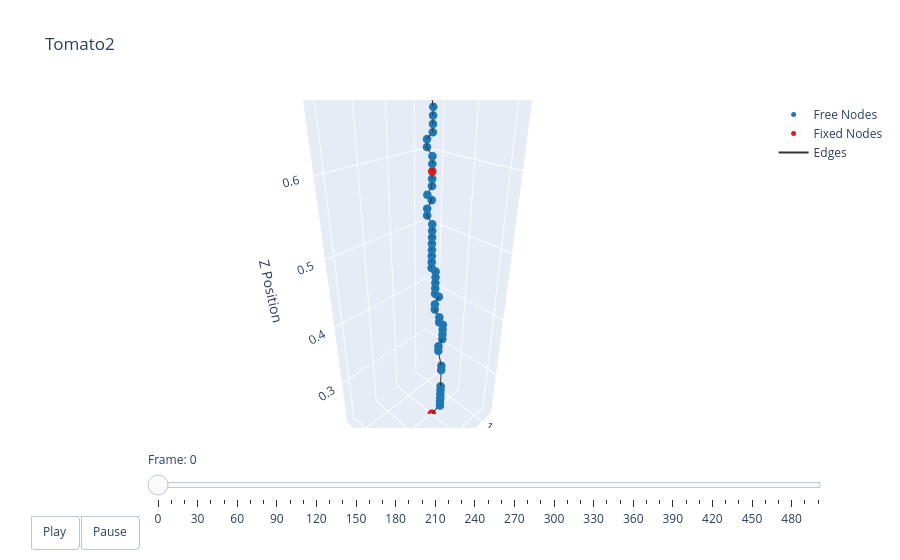

This figure's notebook cell:
### Markdown cell above
### Plotting

### Code cell
t = np.arange(robot.sim_params.total_time, step=robot.sim_params.dt)
options = dismech.AnimationOptions(title='Tomato2', plot_step=10)

fig = dismech.get_interactive_animation_plotly(robot, t, qs , options)
fig.show()

### Figure 1 — Plotly figure (JSON) as saved in the notebook; plotly's stock layout.template omitted (floating-point values rounded to 4 significant figures; data arrays with more than 128 entries replaced by an {"elided": "..."} marker saying what was removed)
{"data": [{"marker": {"color": "#1f78b4", "size": 5}, "mode": "markers", "name": "Free Nodes", "type": "scatter3d", "x": [1.1, 1.1, 1.1, 1.1, 1.1, 1.1, 1.1, 1.1, 1.108, 1.108, 1.1, 1.1, 1.1, 1.1, 1.108, 1.108, 1.108, 1.108, 1.1, 1.108, 1.108, 1.108, 1.108, 1.108, 1.116, 1.116, 1.116, 1.116, 1.116, 1.116, 1.116, 1.116, 1.116, 1.116, 1.108, 1.116, 1.108, 1.108, 1.108, 1.108, 1.108, 1.108, 1.108, 1.108, 1.108, 1.108, 1.116, 1.044, 1.124, 1.044, 1.132, 1.092, 1.052, 1.132, 1.06, 1.084, 1.156, 1.14, 1.14, 1.14, 1.044, 1.052, 1.06, 1.148, 1.036, 1.068, 1.148, 1.14, 1.148, 1.14, 1.188, 1.188, 1.084, 1.092, 1.156, 1.132, 1.172, 1.18, 1.188, 1.18, 1.172, 1.172, 1.204, 1.156, 1.164, 1.164, 1.156, 1.156], "y": [0.01727, 0.01727, 0.01727, 0.01727, 0.01727, 0.01727, 0.01727, 0.01727, 0.01727, 0.01727, 0.01727, 0.01727, 0.01727, 0.01727, 0.01727, 0.01727, 0.009273, 0.009273, 0.009274, 0.009274, 0.009274, 0.009274, 0.009274, 0.009274, 0.009274, 0.009274, 0.009274, 0.009274, 0.009274, 0.009274, 0.009274, 0.009275, 0.001274, 0.001274, 0.001274, 0.001274, 0.001274, 0.001274, 0.001274, 0.001273, -0.006725, -0.006725, 0.001273, 0.001273, 0.001273, 0.001273, 0.001272, 0.01727, 0.009272, 0.01727, -0.01473, 0.009271, 0.01727, 0.01727, 0.01727, 0.01727, 0.01727, 0.02527, 0.03327, -0.03072, 0.02526, 0.02526, 0.03327, -0.03872, 0.03326, 0.04127, -0.07072, -0.05472, -0.04672, -0.03072, -0.006723, 0.001277, 0.05727, 0.06527, -0.07872, -0.05472, -0.05472, -0.04672, -0.03872, -0.01472, -0.006724, 0.001276, -0.04672, -0.01472, -0.006724, 0.01728, 0.02528, 0.03328], "z": [0.2497, 0.2577, 0.2657, 0.2737, 0.2817, 0.2897, 0.3217, 0.3297, 0.3616, 0.3696, 0.3777, 0.3857, 0.3937, 0.4017, 0.4096, 0.4176, 0.4256, 0.4336, 0.4417, 0.4496, 0.4576, 0.4656, 0.4737, 0.4817, 0.4896, 0.4976, 0.5056, 0.5136, 0.5216, 0.5296, 0.5376, 0.5456, 0.5536, 0.5616, 0.5697, 0.5777, 0.5857, 0.5937, 0.6097, 0.6177, 0.6257, 0.6336, 0.6416, 0.6496, 0.6576, 0.6656, 0.6976, 0.6976, 0.7056, 0.7056, 0.7136, 0.7136, 0.7136, 0.7136, 0.7216, 0.7216, 0.7216, 0.7216, 0.7216, 0.7296, 0.7296, 0.7296, 0.7296, 0.7376, 0.7376, 0.7376, 0.7456, 0.7456, 0.7456, 0.7456, 0.7456, 0.7456, 0.7456, 0.7456, 0.7536, 0.7536, 0.7536, 0.7536, 0.7536, 0.7536, 0.7536, 0.7536, 0.7616, 0.7616, 0.7616, 0.7616, 0.7616, 0.7616]}, {"marker": {"color": "#e31a1c", "size": 5}, "mode": "markers", "name": "Fixed Nodes", "type": "scatter3d", "x": [1.099, 1.108], "y": [0.001274, 0.001274], "z": [0.2177, 0.6017]}, {"line": {"color": "#333333", "width": 2}, "mode": "lines", "name": "Edges", "type": "scatter3d", "x": {"elided": "267 float values"}, "y": {"elided": "267 float values"}, "z": {"elided": "267 float values"}}, {"color": "rgba(166, 206, 227, 0.7)", "i": [], "j": [], "k": [], "name": "Faces", "opacity": 0.7, "showscale": false, "type": "mesh3d", "x": [1.099, 1.1, 1.1, 1.1, 1.1, 1.1, 1.1, 1.1, 1.1, 1.108, 1.108, 1.1, 1.1, 1.1, 1.1, 1.108, 1.108, 1.108, 1.108, 1.1, 1.108, 1.108, 1.108, 1.108, 1.108, 1.116, 1.116, 1.116, 1.116, 1.116, 1.116, 1.116, 1.116, 1.116, 1.116, 1.108, 1.116, 1.108, 1.108, 1.108, 1.108, 1.108, 1.108, 1.108, 1.108, 1.108, 1.108, 1.108, 1.116, 1.044, 1.124, 1.044, 1.132, 1.092, 1.052, 1.132, 1.06, 1.084, 1.156, 1.14, 1.14, 1.14, 1.044, 1.052, 1.06, 1.148, 1.036, 1.068, 1.148, 1.14, 1.148, 1.14, 1.188, 1.188, 1.084, 1.092, 1.156, 1.132, 1.172, 1.18, 1.188, 1.18, 1.172, 1.172, 1.204, 1.156, 1.164, 1.164, 1.156, 1.156], "y": [0.001274, 0.01727, 0.01727, 0.01727, 0.01727, 0.01727, 0.01727, 0.01727, 0.01727, 0.01727, 0.01727, 0.01727, 0.01727, 0.01727, 0.01727, 0.01727, 0.01727, 0.009273, 0.009273, 0.009274, 0.009274, 0.009274, 0.009274, 0.009274, 0.009274, 0.009274, 0.009274, 0.009274, 0.009274, 0.009274, 0.009274, 0.009274, 0.009275, 0.001274, 0.001274, 0.001274, 0.001274, 0.001274, 0.001274, 0.001274, 0.001274, 0.001273, -0.006725, -0.006725, 0.001273, 0.001273, 0.001273, 0.001273, 0.001272, 0.01727, 0.009272, 0.01727, -0.01473, 0.009271, 0.01727, 0.01727, 0.01727, 0.01727, 0.01727, 0.02527, 0.03327, -0.03072, 0.02526, 0.02526, 0.03327, -0.03872, 0.03326, 0.04127, -0.07072, -0.05472, -0.04672, -0.03072, -0.006723, 0.001277, 0.05727, 0.06527, -0.07872, -0.05472, -0.05472, -0.04672, -0.03872, -0.01472, -0.006724, 0.001276, -0.04672, -0.01472, -0.006724, 0.01728, 0.02528, 0.03328], "z": [0.2177, 0.2497, 0.2577, 0.2657, 0.2737, 0.2817, 0.2897, 0.3217, 0.3297, 0.3616, 0.3696, 0.3777, 0.3857, 0.3937, 0.4017, 0.4096, 0.4176, 0.4256, 0.4336, 0.4417, 0.4496, 0.4576, 0.4656, 0.4737, 0.4817, 0.4896, 0.4976, 0.5056, 0.5136, 0.5216, 0.5296, 0.5376, 0.5456, 0.5536, 0.5616, 0.5697, 0.5777, 0.5857, 0.5937, 0.6017, 0.6097, 0.6177, 0.6257, 0.6336, 0.6416, 0.6496, 0.6576, 0.6656, 0.6976, 0.6976, 0.7056, 0.7056, 0.7136, 0.7136, 0.7136, 0.7136, 0.7216, 0.7216, 0.7216, 0.7216, 0.7216, 0.7296, 0.7296, 0.7296, 0.7296, 0.7376, 0.7376, 0.7376, 0.7456, 0.7456, 0.7456, 0.7456, 0.7456, 0.7456, 0.7456, 0.7456, 0.7536, 0.7536, 0.7536, 0.7536, 0.7536, 0.7536, 0.7536, 0.7536, 0.7616, 0.7616, 0.7616, 0.7616, 0.7616, 0.7616]}], "layout": {"scene": {"camera": {"eye": {"x": 1.225, "y": 1.225, "z": 1.0}}, "xaxis": {"range": [1.025, 1.214], "title": {"text": "X Position"}}, "yaxis": {"range": [-0.07874, 0.06533], "title": {"text": "Y Position"}}, "zaxis": {"range": [0.2177, 0.7616], "title": {"text": "Z Position"}}}, "sliders": [{"currentvalue": {"prefix": "Frame: "}, "steps": [{"args": [["0"], {"frame": {"duration": 50, "redraw": true}, "mode": "immediate"}], "label": "0", "method": "animate"}, {"args": [["1"], {"frame": {"duration": 50, "redraw": true}, "mode": "immediate"}], "label": "10", "method": "animate"}, {"args": [["2"], {"frame": {"duration": 50, "redraw": true}, "mode": "immediate"}], "label": "20", "method": "animate"}, {"args": [["3"], {"frame": {"duration": 50, "redraw": true}, "mode": "immediate"}], "label": "30", "method": "animate"}, {"args": [["4"], {"frame": {"duration": 50, "redraw": true}, "mode": "immediate"}], "label": "40", "method": "animate"}, {"args": [["5"], {"frame": {"duration": 50, "redraw": true}, "mode": "immediate"}], "label": "50", "method": "animate"}, {"args": [["6"], {"frame": {"duration": 50, "redraw": true}, "mode": "immediate"}], "label": "60", "method": "animate"}, {"args": [["7"], {"frame": {"duration": 50, "redraw": true}, "mode": "immediate"}], "label": "70", "method": "animate"}, {"args": [["8"], {"frame": {"duration": 50, "redraw": true}, "mode": "immediate"}], "label": "80", "method": "animate"}, {"args": [["9"], {"frame": {"duration": 50, "redraw": true}, "mode": "immediate"}], "label": "90", "method": "animate"}, {"args": [["10"], {"frame": {"duration": 50, "redraw": true}, "mode": "immediate"}], "label": "100", "method": "animate"}, {"args": [["11"], {"frame": {"duration": 50, "redraw": true}, "mode": "immediate"}], "label": "110", "method": "animate"}, {"args": [["12"], {"frame": {"duration": 50, "redraw": true}, "mode": "immediate"}], "label": "120", "method": "animate"}, {"args": [["13"], {"frame": {"duration": 50, "redraw": true}, "mode": "immediate"}], "label": "130", "method": "animate"}, {"args": [["14"], {"frame": {"duration": 50, "redraw": true}, "mode": "immediate"}], "label": "140", "method": "animate"}, {"args": [["15"], {"frame": {"duration": 50, "redraw": true}, "mode": "immediate"}], "label": "150", "method": "animate"}, {"args": [["16"], {"frame": {"duration": 50, "redraw": true}, "mode": "immediate"}], "label": "160", "method": "animate"}, {"args": [["17"], {"frame": {"duration": 50, "redraw": true}, "mode": "immediate"}], "label": "170", "method": "animate"}, {"args": [["18"], {"frame": {"duration": 50, "redraw": true}, "mode": "immediate"}], "label": "180", "method": "animate"}, {"args": [["19"], {"frame": {"duration": 50, "redraw": true}, "mode": "immediate"}], "label": "190", "method": "animate"}, {"args": [["20"], {"frame": {"duration": 50, "redraw": true}, "mode": "immediate"}], "label": "200", "method": "animate"}, {"args": [["21"], {"frame": {"duration": 50, "redraw": true}, "mode": "immediate"}], "label": "210", "method": "animate"}, {"args": [["22"], {"frame": {"duration": 50, "redraw": true}, "mode": "immediate"}], "label": "220", "method": "animate"}, {"args": [["23"], {"frame": {"duration": 50, "redraw": true}, "mode": "immediate"}], "label": "230", "method": "animate"}, {"args": [["24"], {"frame": {"duration": 50, "redraw": true}, "mode": "immediate"}], "label": "240", "method": "animate"}, {"args": [["25"], {"frame": {"duration": 50, "redraw": true}, "mode": "immediate"}], "label": "250", "method": "animate"}, {"args": [["26"], {"frame": {"duration": 50, "redraw": true}, "mode": "immediate"}], "label": "260", "method": "animate"}, {"args": [["27"], {"frame": {"duration": 50, "redraw": true}, "mode": "immediate"}], "label": "270", "method": "animate"}, {"args": [["28"], {"frame": {"duration": 50, "redraw": true}, "mode": "immediate"}], "label": "280", "method": "animate"}, {"args": [["29"], {"frame": {"duration": 50, "redraw": true}, "mode": "immediate"}], "label": "290", "method": "animate"}, {"args": [["30"], {"frame": {"duration": 50, "redraw": true}, "mode": "immediate"}], "label": "300", "method": "animate"}, {"args": [["31"], {"frame": {"duration": 50, "redraw": true}, "mode": "immediate"}], "label": "310", "method": "animate"}, {"args": [["32"], {"frame": {"duration": 50, "redraw": true}, "mode": "immediate"}], "label": "320", "method": "animate"}, {"args": [["33"], {"frame": {"duration": 50, "redraw": true}, "mode": "immediate"}], "label": "330", "method": "animate"}, {"args": [["34"], {"frame": {"duration": 50, "redraw": true}, "mode": "immediate"}], "label": "340", "method": "animate"}, {"args": [["35"], {"frame": {"duration": 50, "redraw": true}, "mode": "immediate"}], "label": "350", "method": "animate"}, {"args": [["36"], {"frame": {"duration": 50, "redraw": true}, "mode": "immediate"}], "label": "360", "method": "animate"}, {"args": [["37"], {"frame": {"duration": 50, "redraw": true}, "mode": "immediate"}], "label": "370", "method": "animate"}, {"args": [["38"], {"frame": {"duration": 50, "redraw": true}, "mode": "immediate"}], "label": "380", "method": "animate"}, {"args": [["39"], {"frame": {"duration": 50, "redraw": true}, "mode": "immediate"}], "label": "390", "method": "animate"}, {"args": [["40"], {"frame": {"duration": 50, "redraw": true}, "mode": "immediate"}], "label": "400", "method": "animate"}, {"args": [["41"], {"frame": {"duration": 50, "redraw": true}, "mode": "immediate"}], "label": "410", "method": "animate"}, {"args": [["42"], {"frame": {"duration": 50, "redraw": true}, "mode": "immediate"}], "label": "420", "method": "animate"}, {"args": [["43"], {"frame": {"duration": 50, "redraw": true}, "mode": "immediate"}], "label": "430", "method": "animate"}, {"args": [["44"], {"frame": {"duration": 50, "redraw": true}, "mode": "immediate"}], "label": "440", "method": "animate"}, {"args": [["45"], {"frame": {"duration": 50, "redraw": true}, "mode": "immediate"}], "label": "450", "method": "animate"}, {"args": [["46"], {"frame": {"duration": 50, "redraw": true}, "mode": "immediate"}], "label": "460", "method": "animate"}, {"args": [["47"], {"frame": {"duration": 50, "redraw": true}, "mode": "immediate"}], "label": "470", "method": "animate"}, {"args": [["48"], {"frame": {"duration": 50, "redraw": true}, "mode": "immediate"}], "label": "480", "method": "animate"}, {"args": [["49"], {"frame": {"duration": 50, "redraw": true}, "mode": "immediate"}], "label": "490", "method": "animate"}, {"args": [["50"], {"frame": {"duration": 50, "redraw": true}, "mode": "immediate"}], "label": "499", "method": "animate"}], "transition": {"duration": 0}, "x": 0.1, "y": 0}], "title": {"text": "Tomato2"}, "updatemenus": [{"buttons": [{"args": [null, {"frame": {"duration": 50, "redraw": true}, "fromcurrent": true}], "label": "Play", "method": "animate"}, {"args": [[null], {"frame": {"duration": 0, "redraw": true}, "mode": "immediate"}], "label": "Pause", "method": "animate"}], "direction": "left", "pad": {"r": 10, "t": 87}, "showactive": false, "type": "buttons", "x": 0.1, "xanchor": "right", "y": 0, "yanchor": "top"}]}}
